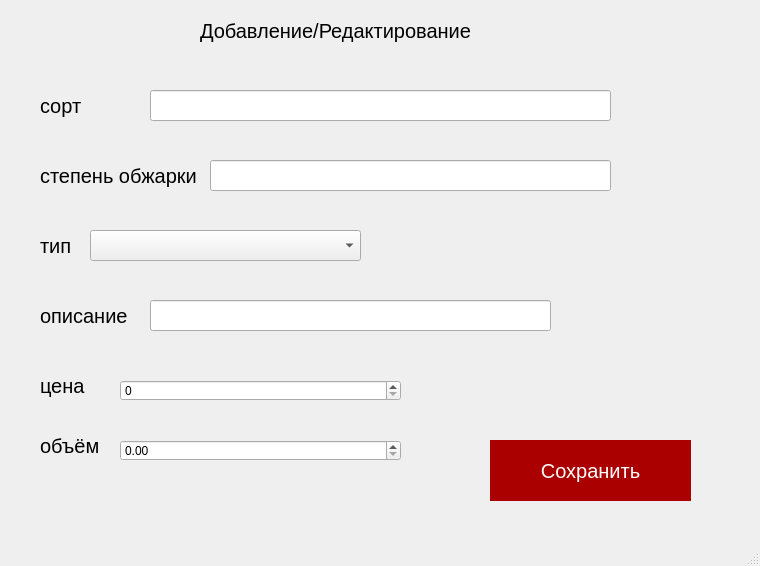
<?xml version="1.0" encoding="UTF-8"?>
<ui version="4.0">
 <class>MainWindow</class>
 <widget class="QMainWindow" name="MainWindow">
  <property name="geometry">
   <rect>
    <x>0</x>
    <y>0</y>
    <width>760</width>
    <height>566</height>
   </rect>
  </property>
  <property name="windowTitle">
   <string>MainWindow</string>
  </property>
  <widget class="QWidget" name="centralwidget">
   <widget class="QLabel" name="label">
    <property name="geometry">
     <rect>
      <x>200</x>
      <y>10</y>
      <width>411</width>
      <height>41</height>
     </rect>
    </property>
    <property name="styleSheet">
     <string notr="true">font-size:20px;</string>
    </property>
    <property name="text">
     <string>Добавление/Редактирование</string>
    </property>
   </widget>
   <widget class="QLabel" name="label_2">
    <property name="geometry">
     <rect>
      <x>40</x>
      <y>90</y>
      <width>101</width>
      <height>31</height>
     </rect>
    </property>
    <property name="styleSheet">
     <string notr="true">font-size: 20px;</string>
    </property>
    <property name="text">
     <string>сорт</string>
    </property>
   </widget>
   <widget class="QLineEdit" name="sort">
    <property name="geometry">
     <rect>
      <x>150</x>
      <y>90</y>
      <width>461</width>
      <height>31</height>
     </rect>
    </property>
   </widget>
   <widget class="QLabel" name="label_3">
    <property name="geometry">
     <rect>
      <x>40</x>
      <y>140</y>
      <width>161</width>
      <height>71</height>
     </rect>
    </property>
    <property name="styleSheet">
     <string notr="true">font-size: 20px;</string>
    </property>
    <property name="text">
     <string>степень обжарки</string>
    </property>
   </widget>
   <widget class="QLineEdit" name="roasting">
    <property name="geometry">
     <rect>
      <x>210</x>
      <y>160</y>
      <width>401</width>
      <height>31</height>
     </rect>
    </property>
   </widget>
   <widget class="QLabel" name="label_4">
    <property name="geometry">
     <rect>
      <x>40</x>
      <y>210</y>
      <width>161</width>
      <height>71</height>
     </rect>
    </property>
    <property name="styleSheet">
     <string notr="true">font-size: 20px;</string>
    </property>
    <property name="text">
     <string>тип</string>
    </property>
   </widget>
   <widget class="QComboBox" name="type">
    <property name="geometry">
     <rect>
      <x>90</x>
      <y>230</y>
      <width>271</width>
      <height>31</height>
     </rect>
    </property>
   </widget>
   <widget class="QLabel" name="label_5">
    <property name="geometry">
     <rect>
      <x>40</x>
      <y>280</y>
      <width>161</width>
      <height>71</height>
     </rect>
    </property>
    <property name="styleSheet">
     <string notr="true">font-size: 20px;</string>
    </property>
    <property name="text">
     <string>описание</string>
    </property>
   </widget>
   <widget class="QLineEdit" name="description">
    <property name="geometry">
     <rect>
      <x>150</x>
      <y>300</y>
      <width>401</width>
      <height>31</height>
     </rect>
    </property>
   </widget>
   <widget class="QLabel" name="label_7">
    <property name="geometry">
     <rect>
      <x>40</x>
      <y>350</y>
      <width>161</width>
      <height>71</height>
     </rect>
    </property>
    <property name="styleSheet">
     <string notr="true">font-size: 20px;</string>
    </property>
    <property name="text">
     <string>цена</string>
    </property>
   </widget>
   <widget class="QSpinBox" name="price">
    <property name="geometry">
     <rect>
      <x>120</x>
      <y>380</y>
      <width>281</width>
      <height>21</height>
     </rect>
    </property>
   </widget>
   <widget class="QLabel" name="label_8">
    <property name="geometry">
     <rect>
      <x>40</x>
      <y>410</y>
      <width>161</width>
      <height>71</height>
     </rect>
    </property>
    <property name="styleSheet">
     <string notr="true">font-size: 20px;</string>
    </property>
    <property name="text">
     <string>объём</string>
    </property>
   </widget>
   <widget class="QDoubleSpinBox" name="volume">
    <property name="geometry">
     <rect>
      <x>120</x>
      <y>440</y>
      <width>281</width>
      <height>21</height>
     </rect>
    </property>
   </widget>
   <widget class="QPushButton" name="pushButton">
    <property name="geometry">
     <rect>
      <x>490</x>
      <y>440</y>
      <width>201</width>
      <height>61</height>
     </rect>
    </property>
    <property name="styleSheet">
     <string notr="true">background-color: rgb(170, 0, 0);
color: white;
font-size: 20px;
border-radius: 40px;</string>
    </property>
    <property name="text">
     <string>Сохранить</string>
    </property>
   </widget>
  </widget>
  <widget class="QMenuBar" name="menubar">
   <property name="geometry">
    <rect>
     <x>0</x>
     <y>0</y>
     <width>760</width>
     <height>26</height>
    </rect>
   </property>
  </widget>
  <widget class="QStatusBar" name="statusbar"/>
 </widget>
 <resources/>
 <connections/>
</ui>
